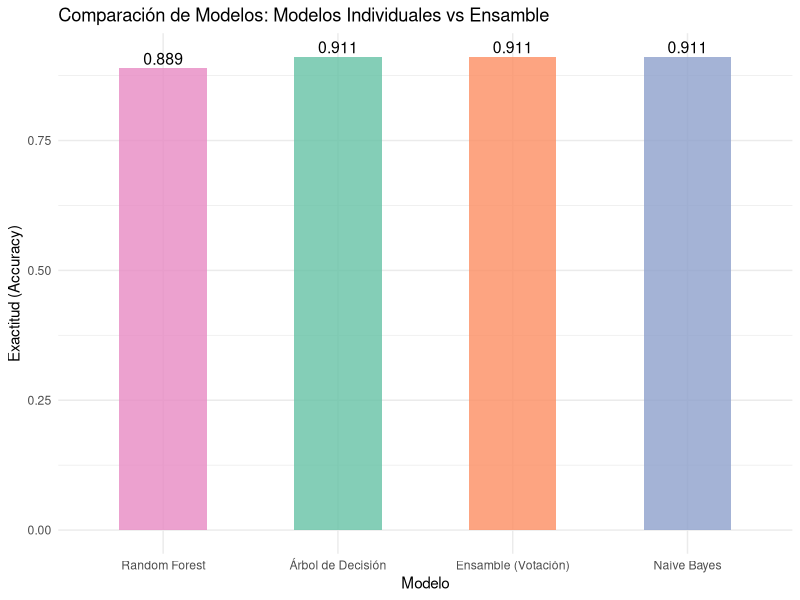

Generate this figure with R:
# ==============================================================================
# 23_ensamble_voting_stacking.R: Modelo de Ensamble (Voting Classifier)
# ==============================================================================

# 1. Carga de librerías
library(tidyverse)
library(rpart)
library(randomForest)
# Nota: Si no tiene instalado 'e1071', ejecute: install.packages("e1071")
library(e1071) # Para el clasificador Naive Bayes

# 2. Carga y preprocesamiento de datos
data("iris")
datos <- as_tibble(iris)

# División en entrenamiento (70%) y prueba (30%)
set.seed(432)
indices <- sample(1:nrow(datos), size = 0.7 * nrow(datos))
entrenamiento <- datos[indices, ]
prueba <- datos[-indices, ]

# 3. Entrenamiento de los modelos base (Clasificadores Diversos)
# Modelo 1: Árbol de Decisión
modelo_arbol <- rpart(Species ~ ., data = entrenamiento, method = "class")

# Modelo 2: Random Forest
modelo_rf <- randomForest(Species ~ ., data = entrenamiento, ntree = 50)

# Modelo 3: Naive Bayes
modelo_nb <- naiveBayes(Species ~ ., data = entrenamiento)

# 4. Predicciones individuales en el conjunto de prueba
pred_arbol <- predict(modelo_arbol, newdata = prueba, type = "class")
pred_rf <- predict(modelo_rf, newdata = prueba)
pred_nb <- predict(modelo_nb, newdata = prueba)

# 5. Combinación por Votación Mayoritaria (Voting)
# Unir predicciones en una matriz
matriz_predicciones <- tibble(
  Arbol = pred_arbol,
  RF = pred_rf,
  NB = pred_nb
)

# Función para obtener la moda (voto mayoritario) por fila
voto_mayoritario <- function(fila) {
  tabla_frec <- table(fila)
  ret <- names(tabla_frec)[which.max(tabla_frec)]
  return(ret)
}

prediccion_ensamble <- apply(matriz_predicciones, 1, voto_mayoritario) %>% 
  factor(levels = levels(prueba$Species))

# 6. Evaluación Comparativa
exactitud_arbol <- mean(pred_arbol == prueba$Species)
exactitud_rf <- mean(pred_rf == prueba$Species)
exactitud_nb <- mean(pred_nb == prueba$Species)
exactitud_ensamble <- mean(prediccion_ensamble == prueba$Species)

# Dataframe de comparación
comparativa <- tibble(
  Modelo = c("Árbol de Decisión", "Random Forest", "Naive Bayes", "Ensamble (Votación)"),
  Exactitud = c(exactitud_arbol, exactitud_rf, exactitud_nb, exactitud_ensamble)
)

print(comparativa)

# Gráfico comparativo de rendimientos
ggplot(comparativa, aes(x = reorder(Modelo, Exactitud), y = Exactitud, fill = Modelo)) +
  geom_bar(stat = "identity", width = 0.5, alpha = 0.8) +
  geom_text(aes(label = round(Exactitud, 3)), vjust = -0.3, size = 4) +
  theme_minimal() +
  scale_fill_brewer(palette = "Set2") +
  theme(legend.position = "none") +
  labs(title = "Comparación de Modelos: Modelos Individuales vs Ensamble",
       x = "Modelo",
       y = "Exactitud (Accuracy)")
